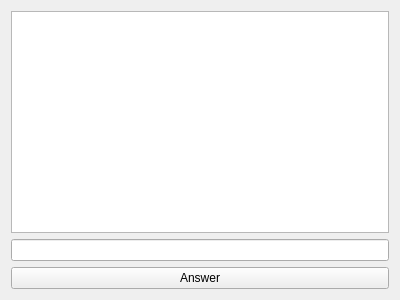
<?xml version="1.0" encoding="UTF-8"?>
<ui version="4.0">
 <class>User</class>
 <widget class="QWidget" name="User">
  <property name="geometry">
   <rect>
    <x>0</x>
    <y>0</y>
    <width>400</width>
    <height>300</height>
   </rect>
  </property>
  <property name="windowTitle">
   <string>User</string>
  </property>
  <layout class="QVBoxLayout" name="verticalLayout">
   <item>
    <widget class="QListWidget" name="listWidget"/>
   </item>
   <item>
    <widget class="QLineEdit" name="lineEdit"/>
   </item>
   <item>
    <widget class="QPushButton" name="pushButton">
     <property name="text">
      <string>Answer</string>
     </property>
    </widget>
   </item>
  </layout>
 </widget>
 <resources/>
 <connections/>
</ui>
